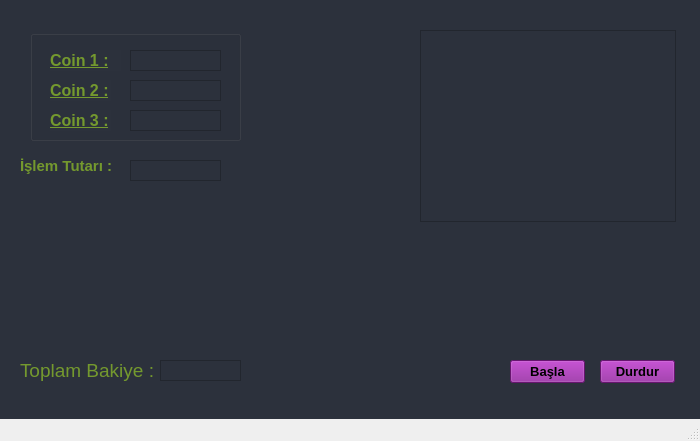
<?xml version="1.0" encoding="UTF-8"?>
<ui version="4.0">
 <class>CoinTrader</class>
 <widget class="QMainWindow" name="CoinTrader">
  <property name="geometry">
   <rect>
    <x>0</x>
    <y>0</y>
    <width>700</width>
    <height>441</height>
   </rect>
  </property>
  <property name="maximumSize">
   <size>
    <width>700</width>
    <height>441</height>
   </size>
  </property>
  <property name="windowTitle">
   <string>MainWindow</string>
  </property>
  <widget class="QWidget" name="centralwidget">
   <property name="minimumSize">
    <size>
     <width>700</width>
     <height>400</height>
    </size>
   </property>
   <widget class="QWidget" name="coin2" native="true">
    <property name="enabled">
     <bool>true</bool>
    </property>
    <property name="geometry">
     <rect>
      <x>-20</x>
      <y>-20</y>
      <width>741</width>
      <height>453</height>
     </rect>
    </property>
    <property name="sizePolicy">
     <sizepolicy hsizetype="Maximum" vsizetype="Maximum">
      <horstretch>0</horstretch>
      <verstretch>0</verstretch>
     </sizepolicy>
    </property>
    <property name="minimumSize">
     <size>
      <width>0</width>
      <height>0</height>
     </size>
    </property>
    <property name="font">
     <font>
      <pointsize>8</pointsize>
     </font>
    </property>
    <property name="autoFillBackground">
     <bool>false</bool>
    </property>
    <property name="styleSheet">
     <string notr="true">background-color: rgb(44, 49, 60);</string>
    </property>
    <widget class="QGroupBox" name="groupBox">
     <property name="geometry">
      <rect>
       <x>50</x>
       <y>50</y>
       <width>211</width>
       <height>111</height>
      </rect>
     </property>
     <property name="title">
      <string/>
     </property>
     <widget class="QLabel" name="coin1">
      <property name="geometry">
       <rect>
        <x>20</x>
        <y>20</y>
        <width>71</width>
        <height>21</height>
       </rect>
      </property>
      <property name="font">
       <font>
        <pointsize>12</pointsize>
        <weight>75</weight>
        <bold>true</bold>
        <underline>true</underline>
       </font>
      </property>
      <property name="styleSheet">
       <string notr="true">color: #74992e;</string>
      </property>
      <property name="text">
       <string>Coin 1 :</string>
      </property>
     </widget>
     <widget class="QLabel" name="coin1_2">
      <property name="geometry">
       <rect>
        <x>20</x>
        <y>50</y>
        <width>61</width>
        <height>21</height>
       </rect>
      </property>
      <property name="font">
       <font>
        <pointsize>12</pointsize>
        <weight>75</weight>
        <bold>true</bold>
        <underline>true</underline>
       </font>
      </property>
      <property name="styleSheet">
       <string notr="true">color: #74992e;</string>
      </property>
      <property name="text">
       <string>Coin 2 :</string>
      </property>
     </widget>
     <widget class="QLabel" name="coin1_3">
      <property name="geometry">
       <rect>
        <x>20</x>
        <y>80</y>
        <width>61</width>
        <height>21</height>
       </rect>
      </property>
      <property name="font">
       <font>
        <pointsize>12</pointsize>
        <weight>75</weight>
        <bold>true</bold>
        <underline>true</underline>
       </font>
      </property>
      <property name="styleSheet">
       <string notr="true">color: #74992e;</string>
      </property>
      <property name="text">
       <string>Coin 3 :</string>
      </property>
     </widget>
     <widget class="QTextEdit" name="coin_input1">
      <property name="geometry">
       <rect>
        <x>100</x>
        <y>20</y>
        <width>91</width>
        <height>21</height>
       </rect>
      </property>
      <property name="font">
       <font>
        <strikeout>false</strikeout>
        <stylestrategy>PreferDefault</stylestrategy>
        <kerning>true</kerning>
       </font>
      </property>
      <property name="styleSheet">
       <string notr="true">color: rgb(201, 255, 33)</string>
      </property>
      <property name="verticalScrollBarPolicy">
       <enum>Qt::ScrollBarAlwaysOff</enum>
      </property>
     </widget>
     <widget class="QTextEdit" name="coin_input2">
      <property name="geometry">
       <rect>
        <x>100</x>
        <y>50</y>
        <width>91</width>
        <height>21</height>
       </rect>
      </property>
      <property name="styleSheet">
       <string notr="true">color: rgb(201, 255, 33)</string>
      </property>
      <property name="verticalScrollBarPolicy">
       <enum>Qt::ScrollBarAlwaysOff</enum>
      </property>
     </widget>
     <widget class="QTextEdit" name="coin_input3">
      <property name="geometry">
       <rect>
        <x>100</x>
        <y>80</y>
        <width>91</width>
        <height>21</height>
       </rect>
      </property>
      <property name="styleSheet">
       <string notr="true">color: rgb(201, 255, 33)</string>
      </property>
      <property name="verticalScrollBarPolicy">
       <enum>Qt::ScrollBarAlwaysOff</enum>
      </property>
     </widget>
    </widget>
    <widget class="QPushButton" name="pushButton">
     <property name="geometry">
      <rect>
       <x>530</x>
       <y>380</y>
       <width>75</width>
       <height>23</height>
      </rect>
     </property>
     <property name="font">
      <font>
       <pointsize>10</pointsize>
       <weight>75</weight>
       <bold>true</bold>
      </font>
     </property>
     <property name="styleSheet">
      <string notr="true">background-color: rgb(144, 30, 156)</string>
     </property>
     <property name="text">
      <string>Başla</string>
     </property>
    </widget>
    <widget class="QLabel" name="label">
     <property name="geometry">
      <rect>
       <x>40</x>
       <y>380</y>
       <width>141</width>
       <height>21</height>
      </rect>
     </property>
     <property name="font">
      <font>
       <pointsize>14</pointsize>
      </font>
     </property>
     <property name="styleSheet">
      <string notr="true">color: #74992e;</string>
     </property>
     <property name="text">
      <string>Toplam Bakiye :</string>
     </property>
    </widget>
    <widget class="QTextBrowser" name="textBrowser">
     <property name="geometry">
      <rect>
       <x>180</x>
       <y>380</y>
       <width>81</width>
       <height>21</height>
      </rect>
     </property>
     <property name="styleSheet">
      <string notr="true">color: white</string>
     </property>
     <property name="verticalScrollBarPolicy">
      <enum>Qt::ScrollBarAlwaysOff</enum>
     </property>
     <property name="horizontalScrollBarPolicy">
      <enum>Qt::ScrollBarAlwaysOff</enum>
     </property>
    </widget>
    <widget class="QPushButton" name="pushButton_2">
     <property name="geometry">
      <rect>
       <x>620</x>
       <y>380</y>
       <width>75</width>
       <height>23</height>
      </rect>
     </property>
     <property name="font">
      <font>
       <pointsize>10</pointsize>
       <weight>75</weight>
       <bold>true</bold>
      </font>
     </property>
     <property name="styleSheet">
      <string notr="true">background-color: rgb(144, 30, 156)</string>
     </property>
     <property name="text">
      <string>Durdur</string>
     </property>
    </widget>
    <widget class="QLabel" name="label_2">
     <property name="geometry">
      <rect>
       <x>40</x>
       <y>170</y>
       <width>121</width>
       <height>31</height>
      </rect>
     </property>
     <property name="font">
      <font>
       <pointsize>11</pointsize>
       <weight>75</weight>
       <bold>true</bold>
      </font>
     </property>
     <property name="styleSheet">
      <string notr="true">color: #74992e;</string>
     </property>
     <property name="text">
      <string>İşlem Tutarı :</string>
     </property>
    </widget>
    <widget class="QTextEdit" name="coin_input3_2">
     <property name="geometry">
      <rect>
       <x>150</x>
       <y>180</y>
       <width>91</width>
       <height>21</height>
      </rect>
     </property>
     <property name="styleSheet">
      <string notr="true">color: rgb(201, 255, 33)</string>
     </property>
     <property name="verticalScrollBarPolicy">
      <enum>Qt::ScrollBarAlwaysOff</enum>
     </property>
    </widget>
    <widget class="QListWidget" name="listWidget">
     <property name="geometry">
      <rect>
       <x>440</x>
       <y>50</y>
       <width>256</width>
       <height>192</height>
      </rect>
     </property>
    </widget>
   </widget>
  </widget>
  <widget class="QMenuBar" name="menubar">
   <property name="geometry">
    <rect>
     <x>0</x>
     <y>0</y>
     <width>700</width>
     <height>21</height>
    </rect>
   </property>
  </widget>
  <widget class="QStatusBar" name="statusbar"/>
 </widget>
 <resources/>
 <connections/>
</ui>
